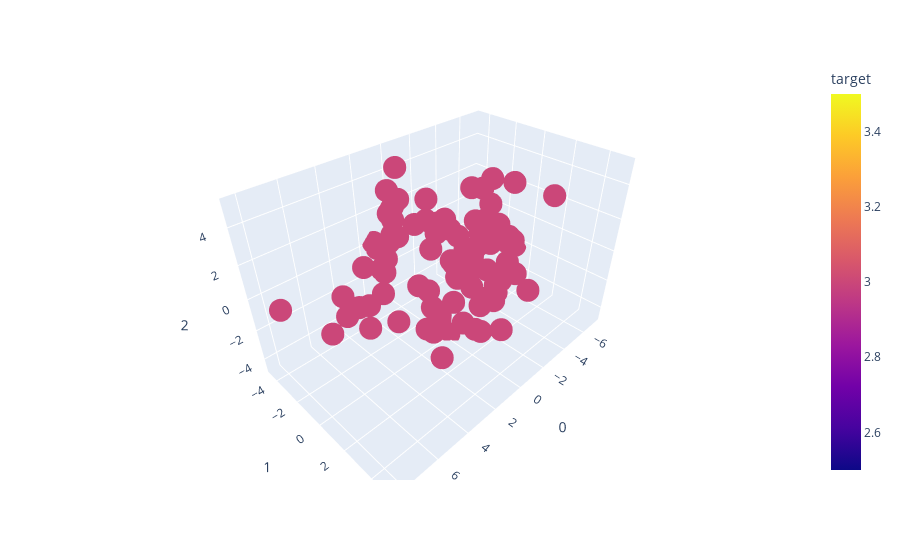

Notebook source saved alongside this figure:
### Code cell
px.scatter_3d(data_frame=pca_df_3, x=0, y=1, z=2, color='target')

### Figure 1 — Plotly figure (JSON) as saved in the notebook; plotly's stock layout.template omitted (floating-point values rounded to 4 significant figures; data arrays with more than 128 entries replaced by an {"elided": "..."} marker saying what was removed)
{"data": [{"hovertemplate": "0=%{x}<br>1=%{y}<br>2=%{z}<br>target=%{marker.color}<extra></extra>", "legendgroup": "", "marker": {"color": {"elided": "129 int values"}, "coloraxis": "coloraxis", "symbol": "circle"}, "mode": "markers", "name": "", "scene": "scene", "showlegend": false, "type": "scatter3d", "x": {"elided": "129 float values"}, "y": {"elided": "129 float values"}, "z": {"elided": "129 float values"}}], "layout": {"coloraxis": {"colorbar": {"title": {"text": "target"}}, "colorscale": [[0, "#0d0887"], [0.1111, "#46039f"], [0.2222, "#7201a8"], [0.3333, "#9c179e"], [0.4444, "#bd3786"], [0.5556, "#d8576b"], [0.6667, "#ed7953"], [0.7778, "#fb9f3a"], [0.8889, "#fdca26"], [1, "#f0f921"]]}, "legend": {"tracegroupgap": 0}, "margin": {"t": 60}, "scene": {"domain": {"x": [0, 1], "y": [0, 1]}, "xaxis": {"title": {"text": "0"}}, "yaxis": {"title": {"text": "1"}}, "zaxis": {"title": {"text": "2"}}}}}
